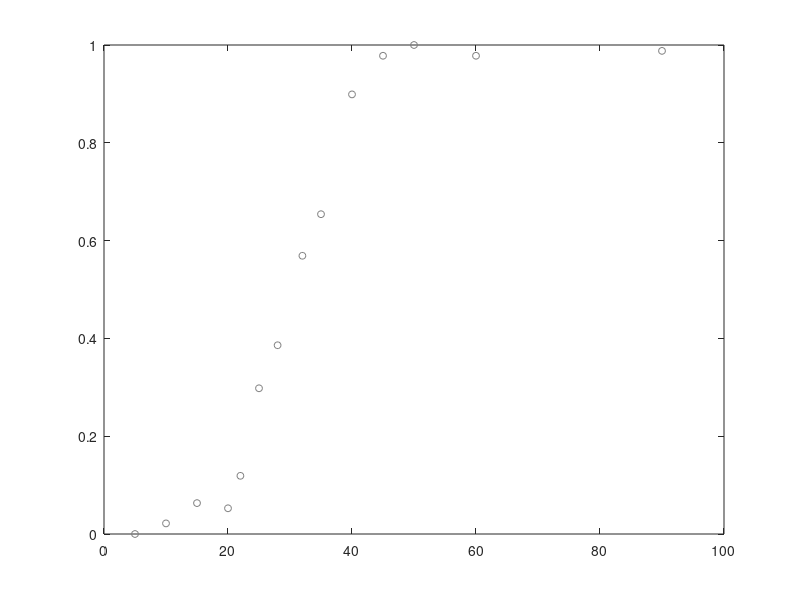

Write the MATLAB code that produced this figure. (Note: this script raises an error after producing the figure.)
function plot_figs_sample_code
%Written by Xing 13/07/14 to generate example figure, plot markers, draw
%fitted curve, and export to a file

truncateXLim=1;
plotDataPoints=1;

%specify styles of lines to plot:
trainingStageLineStyles=[{':'} {'--'} {'-'}];

%colours- red, green, blue:
lineCols=[{'r'} {[0/256 100/256 0/256]} {'b'}];%specify shade of green

%create figure:
fig1=figure('Color',[1,1,1],'Units','Normalized','Position',[0.12, 0.08, 0.25, 0.8]);%'Position': left, bottom, width, height

sampleContrast=30;
xDataPoints=[5,10,15,20,22,25,28,32,35,40,45,50,60,90];
yDataPoints=[0,0.0217,0.0632,0.0526,0.119,0.298,0.386,0.569,0.654,0.899,0.978,1,0.978,0.988];

%plot draw data points in the form of circles:
if plotDataPoints==1;
    plot(xDataPoints,yDataPoints,'Marker','o','Color',[0.5 0.5 0.5],'LineStyle','none','MarkerSize',5);
    hold on%holds the current plot and all axis properties so that subsequent graphing commands add to the existing graph
end

%perform curve fitting:
X0=[2 30 0.2 0.1];%initialise parameters
X=fminsearch(@fit_weibull,X0,[],xDataPoints,yDataPoints,[],'least_square',[1 0 1 0],[20 0 max(yDataPoints) 0],[1 0 0 0],[0 0 0 0]);
X=[4.36,33.5,0.99,0.0069];

%generate values for plotting fitted curve
xvals=0:1:xDataPoints(end)+10;
yvals=1-X(4)-X(3).*exp(-(xvals./X(2)).^X(1));

%draw fitted curve:
plot(xvals,yvals,'Color','r','LineStyle','-');

sampleContrasts=[20 30 40];
testContrasts=[5,10,12,15,18,22,25,28,35,45,60,90;5,10,15,22,25,28,32,35,38,45,60,90;5,10,15,25,32,35,38,42,45,50,60,90];
for sampleContrastInd=1:length(sampleContrasts)
    testContrast=testContrasts(sampleContrastInd,:);
    rovingPerf=[0,0.143,0,0.0769,0.077,0.150,0.255,0.364,0.667,1,0.923,1;0.0588,0.0588,0,0.0926,0.0588,0.313,0.516,0.535,0.870,0.925,0.979,1;0,0.0571,0.0294,0.0833,0.105,0.241,0.320,0.370,0.653,0.972,1,0.971];
    for trainingStage=1:3
        subplot(3,1,sampleContrastInd);
        
        %plot raw data as circles:
        if plotDataPoints==1;
            %specify the marker type, marker colour, marker size, and line
            %style:
            plot(testContrasts(sampleContrastInd,:),rovingPerf(trainingStage,:),'Marker','o','Color',lineCols{sampleContrastInd},'LineStyle','none','MarkerSize',5);
        end
        hold on
        
        %plot a fitted function:
        X=fminsearch(@fit_weibull,X0,[],testContrasts(sampleContrastInd,:),rovingPerf(trainingStage,:),[],'least_square',[1 0 1 0],[20 0 max(rovingPerf(trainingStage,:)) 0],[1 0 0 0],[0 0 0 0]);
        xvals=0:1:testContrast(end)+10;
        yvals=1-X(4)-X(3).*exp(-(xvals./X(2)).^X(1));
        plot(xvals,yvals,'Color',lineCols{sampleContrastInd},'LineStyle',trainingStageLineStyles{trainingStage});
        
        %plot a straight line:
        PSE=X(2).*(-log((0.5-X(4))/X(3))).^(1/X(1));
        plot([PSE PSE],[0 1],'Color',lineCols{sampleContrastInd},'LineStyle',trainingStageLineStyles{trainingStage});
        
        %specify axis limits:
        if truncateXLim==1
            xlim([0 65]);
        end
        
        %remove axes to the right & on top:
        set(gca,'box','off');
    end
end
subplot(3,1,1);
title('Figure title');
xlabel('Contrast');
ylabel('Performance');
%To save, use File > Export Setup.
%Check requirements with journal or other publication outlets: image
%formats, sizes, colour mode.
%Specify desired settings, save template for repeated use.


%
%creating figures with transparency in Matlab:
fig2=figure('Color',[1,1,1],'Units','Normalized','Position',[0.12, 0.08, 0.3, 0.4]);%'Position': left, bottom, width, height
%create some data to plot:
mean1=30;
mean2=50;
sigma=10;
y1=normrnd(mean1,sigma,500,1);%500 normally distributed values with a mean of mean1 and an SD of sigma
y2=normrnd(mean2,sigma,500,1);%500 normally distributed values with a mean of mean2 and an SD of sigma
%set bin centres:
bins=0:1:100;
%generate histogram for first data set, y1:
hist(y1,bins);
%get the handle to the patch object that creates the histogram bar plot:
h = findobj(gca,'Type','patch');
%remove edge colour (automaticaly set to black):
set(h,'EdgeColor','none')
%set transparency (to 0.5):
set(h,'FaceColor','r','facealpha',0.5)
hold on
%do the same for y2:
hist(y2,bins);
h = findobj(gca,'Type','patch');
set(h,'facealpha',0.5,'EdgeColor','none')
%set x-axis limits
xlim([0 80]);
%remove axes to the right & on top:
set(gca,'box','off');
%export figure as an svg file
plot2svg

%
%creating figures and adjusting transparency in Adobe Illustrator:
fig2=figure('Color',[1,1,1],'Units','Normalized','Position',[0.12, 0.08, 0.3, 0.4]);%'Position': left, bottom, width, height
%create some data to plot:
mean1=30;
mean2=50;
sigma=10;
y1=normrnd(mean1,sigma,500,1);%500 normally distributed values with a mean of mean1 and an SD of sigma
y2=normrnd(mean2,sigma,500,1);%500 normally distributed values with a mean of mean2 and an SD of sigma
%set bin centres:
bins=0:1:100;
%generate histogram for first data set, y1:
hist(y1,bins);
h = findobj(gca,'Type','patch');
set(h,'FaceColor',[0 .5 .5],'EdgeColor','none')
hold on
%do the same for y2:
hist(y2,bins);
h = findobj(gca,'Type','patch');
set(h,'EdgeColor','none')
%set x-axis limits
xlim([0 80]);
%remove axes to the right & on top:
set(gca,'box','off');
xlabel('x data');
ylabel('y data');

close all hidden
